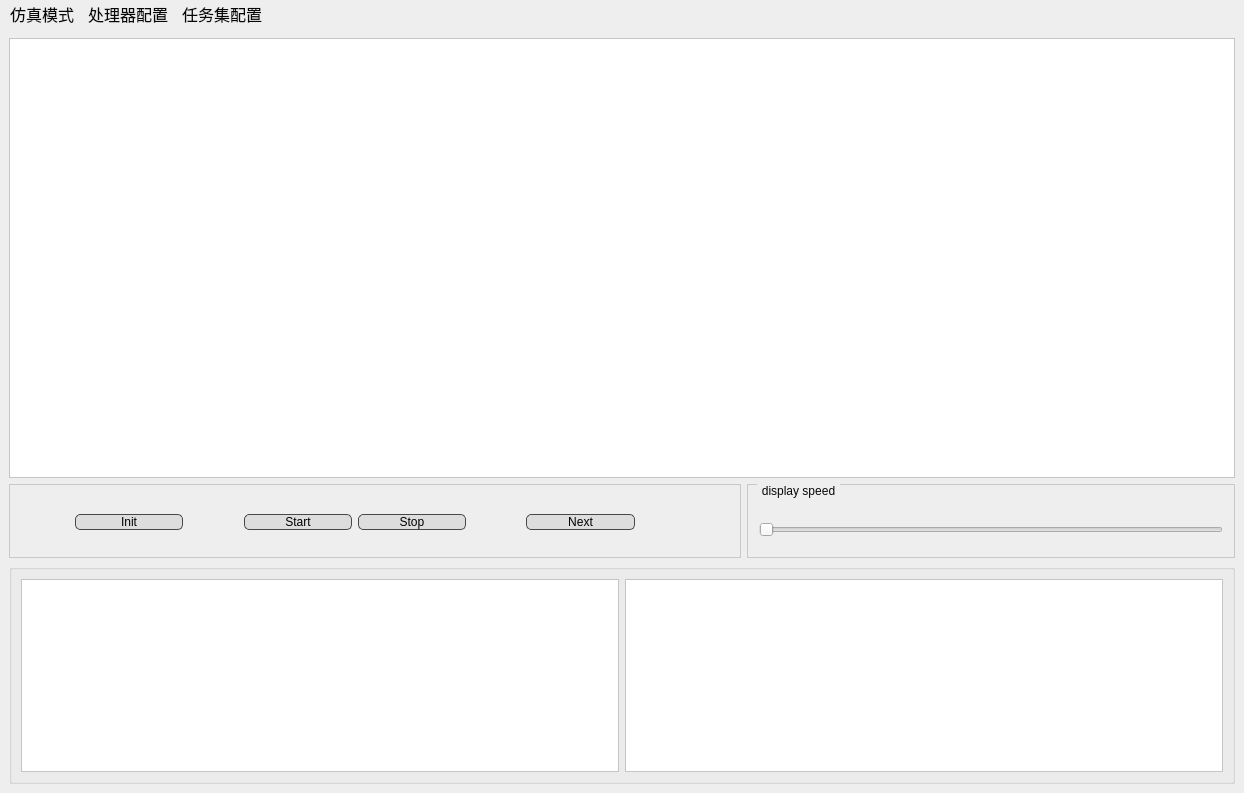
<?xml version="1.0" encoding="UTF-8"?>
<ui version="4.0">
 <class>MainWindow</class>
 <widget class="QMainWindow" name="MainWindow">
  <property name="geometry">
   <rect>
    <x>0</x>
    <y>0</y>
    <width>1244</width>
    <height>793</height>
   </rect>
  </property>
  <property name="windowTitle">
   <string>Scheduler</string>
  </property>
  <property name="styleSheet">
   <string notr="true">background-color: rgb(238, 238, 238);</string>
  </property>
  <widget class="QWidget" name="centralwidget">
   <layout class="QVBoxLayout" name="verticalLayout_3" stretch="18,3,9">
    <item>
     <widget class="QGraphicsView" name="graphicsView">
      <property name="styleSheet">
       <string notr="true">background-color: rgb(255, 255, 255);</string>
      </property>
     </widget>
    </item>
    <item>
     <layout class="QHBoxLayout" name="horizontalLayout_5" stretch="3,2">
      <item>
       <widget class="QGroupBox" name="groupBox_controller">
        <property name="sizePolicy">
         <sizepolicy hsizetype="Preferred" vsizetype="Expanding">
          <horstretch>0</horstretch>
          <verstretch>0</verstretch>
         </sizepolicy>
        </property>
        <property name="styleSheet">
         <string notr="true">QGroupBox{
	color: rgb(7, 7, 7);
	background-color: rgb(238, 238, 238);
	font: 12pt &quot;Consolas&quot;;
	border: 1px solid rgb(200, 200, 200);
	margin-top: 0.5em;
}
QGroupBox::title{
    subcontrol-origin: margin;
    left: 10px;
    padding: 0 3px 0 3px;

}</string>
        </property>
        <property name="title">
         <string/>
        </property>
        <layout class="QHBoxLayout" name="horizontalLayout_7">
         <item>
          <layout class="QHBoxLayout" name="horizontalLayout" stretch="1,2,1,2,2,1,2,0,1">
           <item>
            <spacer name="horizontalSpacer_8">
             <property name="orientation">
              <enum>Qt::Horizontal</enum>
             </property>
             <property name="sizeHint" stdset="0">
              <size>
               <width>40</width>
               <height>20</height>
              </size>
             </property>
            </spacer>
           </item>
           <item>
            <widget class="QPushButton" name="btn_reset">
             <property name="sizePolicy">
              <sizepolicy hsizetype="Minimum" vsizetype="Fixed">
               <horstretch>0</horstretch>
               <verstretch>0</verstretch>
              </sizepolicy>
             </property>
             <property name="styleSheet">
              <string notr="true">font: 12pt &quot;Consolas&quot;;
color: rgb(0, 0, 0);
background-color: rgb(221, 221, 221);
border:1px solid;
border-color: rgb(71, 71, 71);
border-radius:5px</string>
             </property>
             <property name="text">
              <string>Init</string>
             </property>
            </widget>
           </item>
           <item>
            <spacer name="horizontalSpacer_10">
             <property name="orientation">
              <enum>Qt::Horizontal</enum>
             </property>
             <property name="sizeHint" stdset="0">
              <size>
               <width>40</width>
               <height>20</height>
              </size>
             </property>
            </spacer>
           </item>
           <item>
            <widget class="QPushButton" name="btn_start">
             <property name="sizePolicy">
              <sizepolicy hsizetype="Minimum" vsizetype="Fixed">
               <horstretch>0</horstretch>
               <verstretch>0</verstretch>
              </sizepolicy>
             </property>
             <property name="layoutDirection">
              <enum>Qt::LeftToRight</enum>
             </property>
             <property name="styleSheet">
              <string notr="true">font: 12pt &quot;Consolas&quot;;
color: rgb(0, 0, 0);
background-color: rgb(221, 221, 221);
border:1px solid;
border-color: rgb(71, 71, 71);
border-radius:5px</string>
             </property>
             <property name="text">
              <string>Start</string>
             </property>
            </widget>
           </item>
           <item>
            <widget class="QPushButton" name="btn_stop">
             <property name="sizePolicy">
              <sizepolicy hsizetype="Minimum" vsizetype="Fixed">
               <horstretch>0</horstretch>
               <verstretch>0</verstretch>
              </sizepolicy>
             </property>
             <property name="styleSheet">
              <string notr="true">font: 12pt &quot;Consolas&quot;;
color: rgb(0, 0, 0);
background-color: rgb(221, 221, 221);
border:1px solid;
border-color: rgb(71, 71, 71);
border-radius:5px</string>
             </property>
             <property name="text">
              <string>Stop</string>
             </property>
            </widget>
           </item>
           <item>
            <spacer name="horizontalSpacer_2">
             <property name="orientation">
              <enum>Qt::Horizontal</enum>
             </property>
             <property name="sizeHint" stdset="0">
              <size>
               <width>40</width>
               <height>20</height>
              </size>
             </property>
            </spacer>
           </item>
           <item>
            <widget class="QPushButton" name="btn_next">
             <property name="sizePolicy">
              <sizepolicy hsizetype="Minimum" vsizetype="Fixed">
               <horstretch>0</horstretch>
               <verstretch>0</verstretch>
              </sizepolicy>
             </property>
             <property name="styleSheet">
              <string notr="true">font: 12pt &quot;Consolas&quot;;
color: rgb(0, 0, 0);
background-color: rgb(221, 221, 221);
border:1px solid;
border-color: rgb(71, 71, 71);
border-radius:5px</string>
             </property>
             <property name="text">
              <string>Next</string>
             </property>
            </widget>
           </item>
           <item>
            <spacer name="horizontalSpacer">
             <property name="orientation">
              <enum>Qt::Horizontal</enum>
             </property>
             <property name="sizeHint" stdset="0">
              <size>
               <width>40</width>
               <height>20</height>
              </size>
             </property>
            </spacer>
           </item>
           <item>
            <spacer name="horizontalSpacer_9">
             <property name="orientation">
              <enum>Qt::Horizontal</enum>
             </property>
             <property name="sizeHint" stdset="0">
              <size>
               <width>40</width>
               <height>20</height>
              </size>
             </property>
            </spacer>
           </item>
          </layout>
         </item>
        </layout>
       </widget>
      </item>
      <item>
       <widget class="QGroupBox" name="groupBox_speed">
        <property name="sizePolicy">
         <sizepolicy hsizetype="Preferred" vsizetype="Expanding">
          <horstretch>0</horstretch>
          <verstretch>0</verstretch>
         </sizepolicy>
        </property>
        <property name="styleSheet">
         <string notr="true">QGroupBox{
	color: rgb(7, 7, 7);
	background-color: rgb(238, 238, 238);
	font: 12pt &quot;Consolas&quot;;
	border: 1px solid rgb(200, 200, 200);
	margin-top: 0.5em;
}
QGroupBox::title{
    subcontrol-origin: margin;
    left: 10px;
    padding: 0 3px 0 3px;

}</string>
        </property>
        <property name="title">
         <string>display speed</string>
        </property>
        <layout class="QVBoxLayout" name="verticalLayout_4">
         <item>
          <widget class="QSlider" name="Slider_speed">
           <property name="sizePolicy">
            <sizepolicy hsizetype="Expanding" vsizetype="Fixed">
             <horstretch>0</horstretch>
             <verstretch>0</verstretch>
            </sizepolicy>
           </property>
           <property name="orientation">
            <enum>Qt::Horizontal</enum>
           </property>
          </widget>
         </item>
        </layout>
       </widget>
      </item>
     </layout>
    </item>
    <item>
     <layout class="QHBoxLayout" name="horizontalLayout_4" stretch="0">
      <item>
       <widget class="QGroupBox" name="groupBox">
        <property name="styleSheet">
         <string notr="true">color: rgb(7, 7, 7);
background-color: rgb(238, 238, 238);
font: 12pt &quot;Consolas&quot;;
</string>
        </property>
        <property name="title">
         <string/>
        </property>
        <layout class="QHBoxLayout" name="horizontalLayout_2">
         <item>
          <widget class="QTableView" name="table_joined">
           <property name="font">
            <font>
             <family>Consolas</family>
             <pointsize>12</pointsize>
             <italic>false</italic>
             <bold>false</bold>
            </font>
           </property>
           <property name="styleSheet">
            <string notr="true">color: rgb(7, 7, 7);
background-color: rgb(255, 255, 255);</string>
           </property>
          </widget>
         </item>
         <item>
          <widget class="QTableView" name="table_utilizaiton">
           <property name="font">
            <font>
             <family>Consolas</family>
             <pointsize>12</pointsize>
             <italic>false</italic>
             <bold>false</bold>
            </font>
           </property>
           <property name="layoutDirection">
            <enum>Qt::LeftToRight</enum>
           </property>
           <property name="styleSheet">
            <string notr="true">color: rgb(7, 7, 7);
background-color: rgb(255, 255, 255);</string>
           </property>
          </widget>
         </item>
        </layout>
       </widget>
      </item>
     </layout>
    </item>
   </layout>
  </widget>
  <widget class="QMenuBar" name="menubar">
   <property name="geometry">
    <rect>
     <x>0</x>
     <y>0</y>
     <width>1244</width>
     <height>35</height>
    </rect>
   </property>
   <property name="font">
    <font>
     <family>Consolas</family>
     <pointsize>12</pointsize>
     <italic>false</italic>
     <bold>false</bold>
    </font>
   </property>
   <property name="mouseTracking">
    <bool>true</bool>
   </property>
   <property name="styleSheet">
    <string notr="true">color: rgb(7, 7, 7);
font: 12pt &quot;Consolas&quot;;</string>
   </property>
   <widget class="QMenu" name="menuMODE">
    <property name="title">
     <string>仿真模式</string>
    </property>
    <addaction name="heter_multicore"/>
   </widget>
   <widget class="QMenu" name="menu">
    <property name="title">
     <string>处理器配置</string>
    </property>
    <addaction name="action1cpu_1dsp"/>
    <addaction name="action1cpu_8dsp"/>
    <addaction name="separator"/>
    <addaction name="addCore"/>
   </widget>
   <widget class="QMenu" name="menu_2">
    <property name="title">
     <string>任务集配置</string>
    </property>
    <addaction name="heter_taskset"/>
    <addaction name="action_2"/>
    <addaction name="separator"/>
    <addaction name="addTask"/>
    <addaction name="action"/>
   </widget>
   <addaction name="menuMODE"/>
   <addaction name="menu"/>
   <addaction name="menu_2"/>
  </widget>
  <action name="heter_taskset">
   <property name="text">
    <string>任务集合1</string>
   </property>
  </action>
  <action name="action1cpu_1dsp">
   <property name="text">
    <string>2cpu+4dsp</string>
   </property>
  </action>
  <action name="action_mode_herter">
   <property name="text">
    <string>异构多核</string>
   </property>
  </action>
  <action name="heter_multicore">
   <property name="text">
    <string>异构多核</string>
   </property>
  </action>
  <action name="action_2">
   <property name="text">
    <string>任务集合2</string>
   </property>
  </action>
  <action name="action1cpu_8dsp">
   <property name="text">
    <string>1cpu+8dsp</string>
   </property>
  </action>
  <action name="addTask">
   <property name="text">
    <string>自定义任务集</string>
   </property>
  </action>
  <action name="addCore">
   <property name="text">
    <string>自定义处理器</string>
   </property>
  </action>
  <action name="action">
   <property name="text">
    <string>自定义序列任务</string>
   </property>
  </action>
 </widget>
 <resources/>
 <connections/>
</ui>
